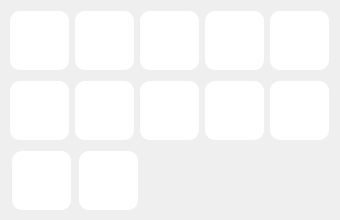
    <widget class="QWidget" name="like_2">
     <attribute name="icon">
      <iconset>
       <normaloff>:/like/Sticker/like/1652591048100629.png</normaloff>:/like/Sticker/like/1652591048100629.png</iconset>
     </attribute>
     <attribute name="title">
      <string/>
     </attribute>
     <widget class="QWidget" name="horizontalLayoutWidget_67">
      <property name="geometry">
       <rect>
        <x>10</x>
        <y>150</y>
        <width>131</width>
        <height>61</height>
       </rect>
      </property>
      <layout class="QHBoxLayout" name="horizontalLayout_69">
       <item>
        <widget class="QPushButton" name="pushButton_138">
         <property name="minimumSize">
          <size>
           <width>59</width>
           <height>59</height>
          </size>
         </property>
         <property name="maximumSize">
          <size>
           <width>59</width>
           <height>59</height>
          </size>
         </property>
         <property name="styleSheet">
          <string notr="true">QPushButton{
	background-color:rgb(255,255,255);
	border-radius:10px;
	border-image: url(:/like/Sticker/like/1652590984767302.png);
}
QPushButton::hover{
	background-color:rgb(229, 229, 229);
}</string>
         </property>
         <property name="text">
          <string/>
         </property>
        </widget>
       </item>
       <item>
        <widget class="QPushButton" name="pushButton_139">
         <property name="minimumSize">
          <size>
           <width>59</width>
           <height>59</height>
          </size>
         </property>
         <property name="maximumSize">
          <size>
           <width>59</width>
           <height>59</height>
          </size>
         </property>
         <property name="styleSheet">
          <string notr="true">QPushButton{
	background-color:rgb(255,255,255);
	border-radius:10px;
	border-image: url(:/like/Sticker/like/1652590971433970.png);
}
QPushButton::hover{
	background-color:rgb(229, 229, 229);
}</string>
         </property>
         <property name="text">
          <string/>
         </property>
        </widget>
       </item>
      </layout>
     </widget>
     <widget class="QWidget" name="horizontalLayoutWidget_113">
      <property name="geometry">
       <rect>
        <x>10</x>
        <y>10</y>
        <width>321</width>
        <height>61</height>
       </rect>
      </property>
      <layout class="QHBoxLayout" name="horizontalLayout_113">
       <item>
        <widget class="QPushButton" name="pushButton_140">
         <property name="minimumSize">
          <size>
           <width>59</width>
           <height>59</height>
          </size>
         </property>
         <property name="maximumSize">
          <size>
           <width>59</width>
           <height>59</height>
          </size>
         </property>
         <property name="styleSheet">
          <string notr="true">QPushButton{
	background-color:rgb(255,255,255);
	border-radius:10px;
	border-image: url(:/like/Sticker/like/1652590928100641.png);
}
QPushButton::hover{
	background-color:rgb(229, 229, 229);
}</string>
         </property>
         <property name="text">
          <string/>
         </property>
         <property name="checkable">
          <bool>false</bool>
         </property>
        </widget>
       </item>
       <item>
        <widget class="QPushButton" name="pushButton_141">
         <property name="minimumSize">
          <size>
           <width>59</width>
           <height>59</height>
          </size>
         </property>
         <property name="maximumSize">
          <size>
           <width>59</width>
           <height>59</height>
          </size>
         </property>
         <property name="styleSheet">
          <string notr="true">QPushButton{
	background-color:rgb(255,255,255);
	border-radius:10px;
	border-image: url(:/like/Sticker/like/1652591004767300.png);
}
QPushButton::hover{
	background-color:rgb(229, 229, 229);
}</string>
         </property>
         <property name="text">
          <string/>
         </property>
        </widget>
       </item>
       <item>
        <widget class="QPushButton" name="pushButton_142">
         <property name="minimumSize">
          <size>
           <width>59</width>
           <height>59</height>
          </size>
         </property>
         <property name="maximumSize">
          <size>
           <width>59</width>
           <height>59</height>
          </size>
         </property>
         <property name="styleSheet">
          <string notr="true">QPushButton{
	background-color:rgb(255,255,255);
	border-radius:10px;
	border-image: url(:/like/Sticker/like/1652591034767297.png);
}
QPushButton::hover{
	background-color:rgb(229, 229, 229);
}</string>
         </property>
         <property name="text">
          <string/>
         </property>
        </widget>
       </item>
       <item>
        <widget class="QPushButton" name="pushButton_143">
         <property name="minimumSize">
          <size>
           <width>59</width>
           <height>59</height>
          </size>
         </property>
         <property name="maximumSize">
          <size>
           <width>59</width>
           <height>59</height>
          </size>
         </property>
         <property name="styleSheet">
          <string notr="true">QPushButton{
	background-color:rgb(255,255,255);
	border-radius:10px;
	border-image: url(:/like/Sticker/like/1652591048100629.png);
}
QPushButton::hover{
	background-color:rgb(229, 229, 229);
}</string>
         </property>
         <property name="text">
          <string/>
         </property>
        </widget>
       </item>
       <item>
        <widget class="QPushButton" name="pushButton_144">
         <property name="minimumSize">
          <size>
           <width>59</width>
           <height>59</height>
          </size>
         </property>
         <property name="maximumSize">
          <size>
           <width>59</width>
           <height>59</height>
          </size>
         </property>
         <property name="styleSheet">
          <string notr="true">QPushButton{
	background-color:rgb(255,255,255);
	border-radius:10px;
	border-image: url(:/like/Sticker/like/1652591094767291.png);
}
QPushButton::hover{
	background-color:rgb(229, 229, 229);
}</string>
         </property>
         <property name="text">
          <string/>
         </property>
        </widget>
       </item>
      </layout>
     </widget>
     <widget class="QWidget" name="horizontalLayoutWidget_136">
      <property name="geometry">
       <rect>
        <x>10</x>
        <y>80</y>
        <width>321</width>
        <height>61</height>
       </rect>
      </property>
      <layout class="QHBoxLayout" name="horizontalLayout_140">
       <item>
        <widget class="QPushButton" name="pushButton_145">
         <property name="minimumSize">
          <size>
           <width>59</width>
           <height>59</height>
          </size>
         </property>
         <property name="maximumSize">
          <size>
           <width>59</width>
           <height>59</height>
          </size>
         </property>
         <property name="styleSheet">
          <string notr="true">QPushButton{
	background-color:rgb(255,255,255);
	border-radius:10px;
	border-image: url(:/like/Sticker/like/1652591068100627.png);
}
QPushButton::hover{
	background-color:rgb(229, 229, 229);
}</string>
         </property>
         <property name="text">
          <string/>
         </property>
        </widget>
       </item>
       <item>
        <widget class="QPushButton" name="pushButton_146">
         <property name="minimumSize">
          <size>
           <width>59</width>
           <height>59</height>
          </size>
         </property>
         <property name="maximumSize">
          <size>
           <width>59</width>
           <height>59</height>
          </size>
         </property>
         <property name="styleSheet">
          <string notr="true">QPushButton{
	background-color:rgb(255,255,255);
	border-radius:10px;
	border-image: url(:/like/Sticker/like/1652591108100623.png);
}
QPushButton::hover{
	background-color:rgb(229, 229, 229);
}</string>
         </property>
         <property name="text">
          <string/>
         </property>
        </widget>
       </item>
       <item>
        <widget class="QPushButton" name="pushButton_147">
         <property name="minimumSize">
          <size>
           <width>59</width>
           <height>59</height>
          </size>
         </property>
         <property name="maximumSize">
          <size>
           <width>59</width>
           <height>59</height>
          </size>
         </property>
         <property name="styleSheet">
          <string notr="true">QPushButton{
	background-color:rgb(255,255,255);
	border-radius:10px;
	border-image: url(:/like/Sticker/like/1652591134767287.png);
}
QPushButton::hover{
	background-color:rgb(229, 229, 229);
}</string>
         </property>
         <property name="text">
          <string/>
         </property>
        </widget>
       </item>
       <item>
        <widget class="QPushButton" name="pushButton_148">
         <property name="minimumSize">
          <size>
           <width>59</width>
           <height>59</height>
          </size>
         </property>
         <property name="maximumSize">
          <size>
           <width>59</width>
           <height>59</height>
          </size>
         </property>
         <property name="styleSheet">
          <string notr="true">QPushButton{
	background-color:rgb(255,255,255);
	border-radius:10px;
	border-image: url(:/like/Sticker/like/1652591021433965.png);
}
QPushButton::hover{
	background-color:rgb(229, 229, 229);
}</string>
         </property>
         <property name="text">
          <string/>
         </property>
        </widget>
       </item>
       <item>
        <widget class="QPushButton" name="pushButton_149">
         <property name="minimumSize">
          <size>
           <width>59</width>
           <height>59</height>
          </size>
         </property>
         <property name="maximumSize">
          <size>
           <width>59</width>
           <height>59</height>
          </size>
         </property>
         <property name="styleSheet">
          <string notr="true">QPushButton{
	background-color:rgb(255,255,255);
	border-radius:10px;
	border-image: url(:/like/Sticker/like/1652591081433959.png);
}
QPushButton::hover{
	background-color:rgb(229, 229, 229);
}</string>
         </property>
         <property name="text">
          <string/>
         </property>
        </widget>
       </item>
      </layout>
     </widget>
    </widget>
